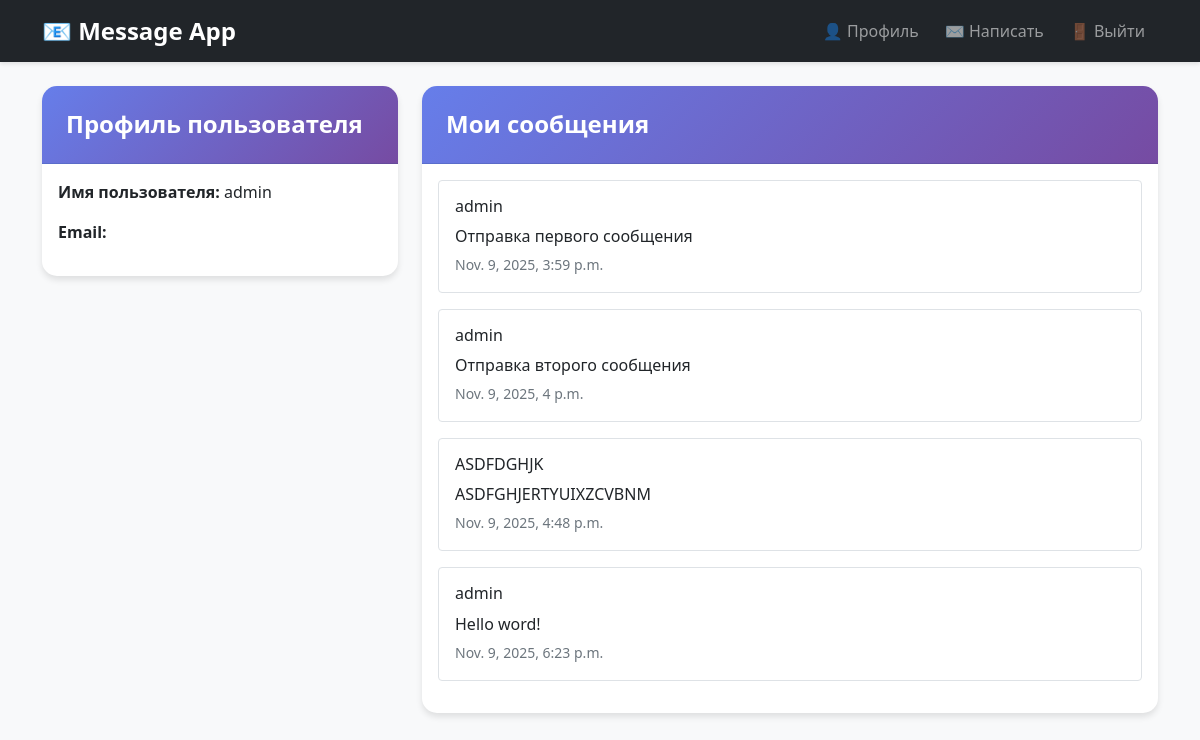
Page /profile/ (signed in) on the committed database.
### accounts/models.py (models this page shows, shortened)
class CustomUser(AbstractUser):
    phone_number = models.CharField(max_length=15, blank=True, null=True)
    bio = models.TextField(max_length=500, blank=True, null=True)

### messages_app/models.py (models this page shows, shortened)
class Message(models.Model):
    name = models.CharField(max_length=100)
    email = models.EmailField()
    message_text = models.TextField(max_length=500)
    created_at = models.DateTimeField(auto_now_add=True)
    user = models.ForeignKey(CustomUser, on_delete=models.CASCADE, null=True, blank=True)

### accounts/views.py (the view)
# urls.py: path('profile/', views.profile_view, name='profile'),
@login_required
def profile_view(request):
    user_messages = request.user.message_set.all()
    return render(request, 'accounts/profile.html', {'user_messages': user_messages})

### templates/accounts/profile.html (shortened to what this page needs)
{% extends 'base.html' %}
{% block content %}
<div class="row">
    <div class="col-md-4">
        <div class="card">
            <div class="card-header">
                <h4 class="mb-0">Профиль пользователя</h4>
            </div>
            <div class="card-body">
                <p><strong>Имя пользователя:</strong> {{ user.username }}</p>
                <p><strong>Email:</strong> {{ user.email }}</p>
            </div>
        </div>
    </div>
    <div class="col-md-8">
        <div class="card">
            <div class="card-header">
                <h4 class="mb-0">Мои сообщения</h4>
            </div>
            <div class="card-body">
                {% if user_messages %}
                    {% for message in user_messages %}
                        <div class="message-item mb-3 p-3 border rounded">
                            <h6>{{ message.name }}</h6>
                            <p class="mb-1">{{ message.message_text }}</p>
                            <small class="text-muted">{{ message.created_at }}</small>
                        </div>
                    {% endfor %}
                {% else %}
                    <p class="text-muted">Вы еще не отправляли сообщений.</p>
                    <a href="{% url 'send_message' %}" class="btn btn-primary">Отправить первое сообщение</a>
                {% endif %}
            </div>
        </div>
    </div>
</div>
{% endblock %}

### templates/base.html (shortened to what this page needs)
<!DOCTYPE html>
<html lang="ru">
<head>
    <link href="https://cdn.jsdelivr.net/npm/bootstrap@5.1.3/dist/css/bootstrap.min.css" rel="stylesheet">
    {% load static %}
    <link href="{% static 'css/style.css' %}" rel="stylesheet">
</head>
<body>
    <nav class="navbar navbar-expand-lg navbar-dark bg-dark">
        <div class="container">
            <a class="navbar-brand" href="{% url 'home' %}">📧 Message App</a>
            <div class="collapse navbar-collapse" id="navbarNav">
                <div class="navbar-nav ms-auto">
                    {% if user.is_authenticated %}
                        <a class="nav-link" href="{% url 'profile' %}">👤 Профиль</a>
                        <a class="nav-link" href="{% url 'send_message' %}">✉️ Написать</a>
                        <a class="nav-link" href="{% url 'logout' %}">🚪 Выйти</a>
                    {% else %}
                        <a class="nav-link" href="{% url 'login' %}">🔑 Войти</a>
                         <a class="nav-link" href="{% url 'register' %}">📝 Регистрация</a>
                     {% endif %}
                </div>
            </div>
        </div>
    </nav>
    <div class="container mt-4">
        {% block content %}
        {% endblock %}
    </div>
</body>
</html>

### static/css/style.css (style rules this page uses)
body { background-color: #f8f9fa; font-family: 'Segoe UI', Tahoma, Geneva, Verdana, sans-serif; }
.navbar-brand { font-weight: bold; font-size: 1.5rem; }
.card { border: none; border-radius: 15px; box-shadow: 0 4px 6px rgba(0, 0, 0, 0.1); transition: transform 0.3s ease; }
.card-header { background: linear-gradient(135deg, #667eea 0%, #764ba2 100%); color: white; border-radius: 15px 15px 0 0 !important; padding: 1.5rem; }
.card-header h4 { margin: 0; font-weight: 600; }
.navbar { box-shadow: 0 2px 4px rgba(0, 0, 0, 0.1); }
.nav-link { font-weight: 500; margin: 0 5px; border-radius: 8px; transition: all 0.3s ease; }
.message-item { border-left: 4px solid #667eea; padding-left: 15px; margin-bottom: 1rem; }

### rows in the picture
CustomUser: username "admin"
Message: name "admin", message_text "Отправка первого сообщения", created_at "Nov. 9, 2025, 3:59 p.m."
Message: name "admin", message_text "Отправка второго сообщения", created_at "Nov. 9, 2025, 4 p.m."
Message: name "ASDFDGHJK", message_text "ASDFGHJERTYUIXZCVBNM", created_at "Nov. 9, 2025, 4:48 p.m."
Message: name "admin", message_text "Hello word!", created_at "Nov. 9, 2025, 6:23 p.m."
